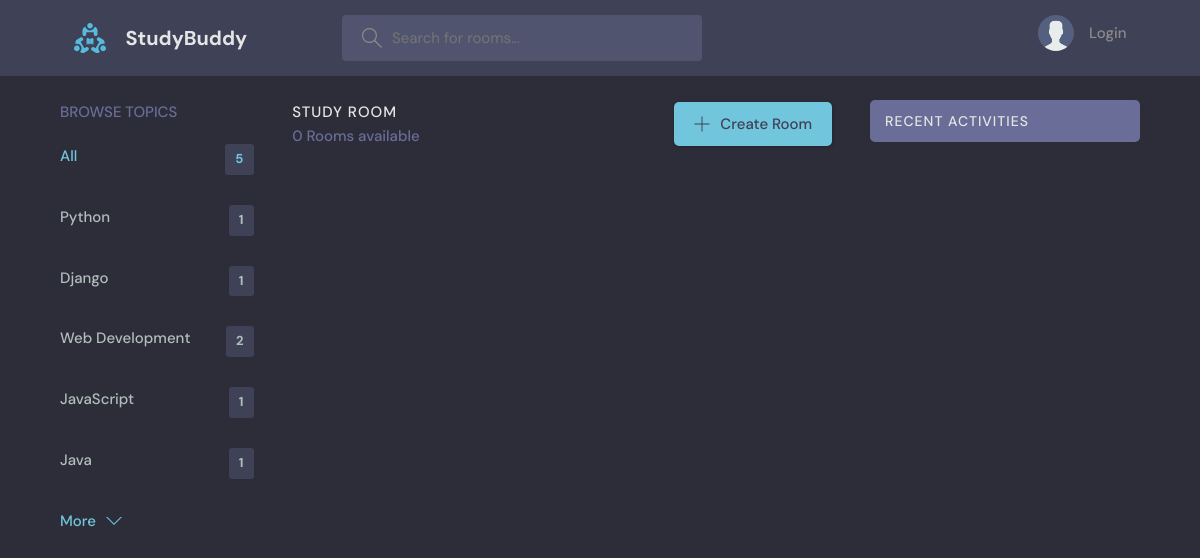
Page /?q=DJANGO-PYTHON on the earlier database version.
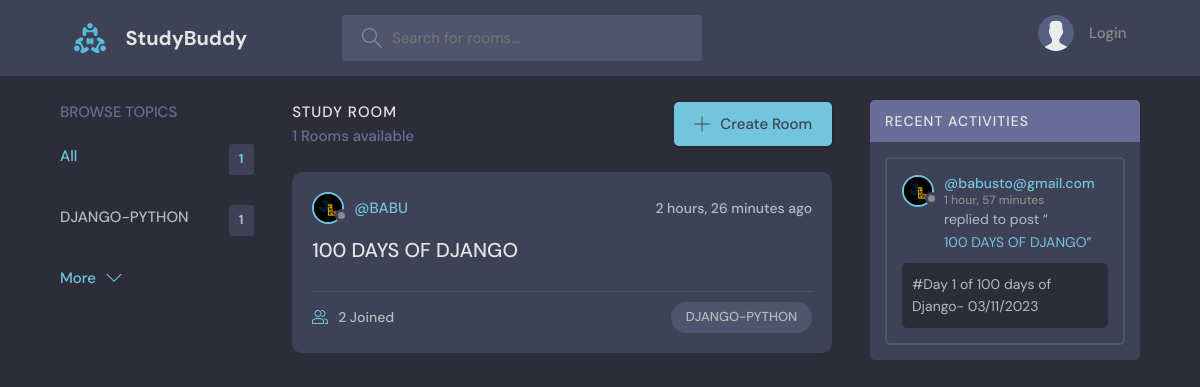
Same page on the later database version.
### base/models.py (models this page shows, shortened)
class Topic(models.Model):
    name=models.CharField(max_length=200)

class Room(models.Model):
    host= models.ForeignKey(User, on_delete=models.SET_NULL, null=True)
    topic=  models.ForeignKey(Topic, on_delete=models.SET_NULL, null=True)
    name= models.CharField(max_length=200)
    description =models.TextField(null=True, blank=True)
    participants = models.ManyToManyField(User, related_name='participantss', blank=True)
    updated = models.DateTimeField(auto_now=True)
    created = models.DateTimeField(auto_now_add=True)
    class Meta:
         ordering = ['-updated', '-created']
    def __str__(self):
        return self.name

class User(AbstractUser):
    name = models.CharField(max_length=200, null=True)
    email = models.EmailField(unique=True, null=True)
    bio = models.TextField(null=True)
    avatar= models.ImageField(null=True, default="avatar.svg")
    USERNAME_FIELD = 'email'
    REQUIRED_FIELDS = []

class Message(models.Model):
        user= models.ForeignKey(User, on_delete=models.CASCADE)
        room = models.ForeignKey(Room, on_delete=models.CASCADE)
        body = models.TextField()
        updated = models.DateTimeField(auto_now=True)
        created = models.DateTimeField(auto_now_add=True)
        class Meta:
            ordering = ['-updated', '-created']

### base/views.py (the view)
# urls.py: path('', views.home, name="home"),
def home(request):
    q=request.GET.get('q') if request.GET.get('q') !=None else ''
    rooms = Room.objects.filter(
        Q(topic__name__icontains=q) |
        Q(name__icontains=q) |
        Q(description__icontains=q)
    )
    topics= Topic.objects.all()[0:5]
    room_count = rooms.count()
    room_messages = Message.objects.filter(Q(room__topic__name__icontains=q))
    context = {'rooms': rooms, 'topics': topics, 'room_count': room_count, 'room_messages': room_messages}
    return render(request, 'base/home.html', context )

### base/templates/base/home.html (shortened to what this page needs)
{% extends 'main.html' %}
{% block content %}
    <main class="layout layout--3">
      <div class="container">
        {% include 'base/topics_component.html' %}
        <div class="roomList">
          <div class="roomList__header">
            <div>
              <h2>Study Room</h2>
              <p>{{room_count}} Rooms available</p>
            </div>
            <a class="btn btn--main" href="{% url 'create-room' %}">
              <svg version="1.1" xmlns="http://www.w3.org/2000/svg" width="32" height="32" viewBox="0 0 32 32">
                <title>add</title>
                <path
                  d="M16.943 0.943h-1.885v14.115h-14.115v1.885h14.115v14.115h1.885v-14.115h14.115v-1.885h-14.115v-14.115z"
                ></path>
              </svg>
              Create Room
            </a>
          </div>
          {% include 'base/feed_component.html' %}
        </div>
        {% include 'base/activity_component.html' %}
      </div>
    </main>
    {% endblock %}

### base/templates/base/topics_component.html
<div class="topics">
    <div class="topics__header">
      <h2>Browse Topics</h2>
    </div>
    <ul class="topics__list">
      <li>
        <a href="{% url 'home' %}" class="active">All <span>{{topics.count}}</span></a>
      </li>
      {% for topic in topics %}
      <li>
        <a href="{% url 'home' %}?q={{topic.name}}">{{topic.name}} <span>{{topic.room_set.all.count}}</span></a>
       {% endfor %}
      </li>
    </ul>
    <a class="btn btn--link" href="{% url 'topics' %}">
      More
      <svg version="1.1" xmlns="http://www.w3.org/2000/svg" width="32" height="32" viewBox="0 0 32 32">
        <title>chevron-down</title>
        <path d="M16 21l-13-13h-3l16 16 16-16h-3l-13 13z"></path>
      </svg>
    </a>
  </div>

### base/templates/base/feed_component.html (shortened to what this page needs)
{% for room in rooms%}
<div class="roomListRoom">
    <div class="roomListRoom__header">
      <a href="{% url 'user-profile' room.host.id %}" class="roomListRoom__author">
        <div class="avatar avatar--small">
          <img src="{{room.host.avatar.url}}" />
        </div>
        <span>@{{room.host.username}}</span>
      </a>
      <div class="roomListRoom__actions">
        <span>{{room.created|timesince}} ago</span>
      </div>
    </div>
    <div class="roomListRoom__content">
      <a href="{% url 'room' room.id %}">{{room.name}}</a>
    </div>
    <div class="roomListRoom__meta">
      <a href="{% url 'room' room.id %}" class="roomListRoom__joined">
        {{room.participants.all.count}} Joined
      </a>
      <p class="roomListRoom__topic">{{room.topic.name}}</p>
    </div>
  </div>
{% endfor%}

### base/templates/base/activity_component.html (shortened to what this page needs)
<div class="activities">
    <div class="activities__header">
      <h2>Recent Activities</h2>
    </div>
    {% for message in room_messages %}
    <div class="activities__box">
      <div class="activities__boxHeader roomListRoom__header">
        <a href="{% url 'user-profile' message.user.id %}" class="roomListRoom__author">
          <div class="avatar avatar--small">
            <img src="{{message.user.avatar.url}}" />
          </div>
          <p>
            @{{message.user}}
            <span>{{message.created|timesince}}</span>
          </p>
        </a>
      </div>
      <div class="activities__boxContent">
        <p>replied to post “<a href="{% url 'room' message.room.id %}">{{message.room}}</a>”</p>
        <div class="activities__boxRoomContent">
            {{message.body}}
        </div>
      </div>
    </div>
    {% endfor %}
  </div>

Differences in the rows shown:
removed Topic: name "Django", room_set.all.count "1"
removed Topic: name "Web Development", room_set.all.count "2"
removed Topic: name "JavaScript", room_set.all.count "1"
removed Topic: name "Java", room_set.all.count "1"
changed Topic id 1: name "Python" → "DJANGO-PYTHON"
now on this page (row edited): Room: host.avatar (picture), host.username "BABU", created "2 hours, 26 minutes", name "100 DAYS OF DJANGO", participants.all.count "2", topic.name "DJANGO-PYTHON"
now on this page (row edited): Message: user.avatar (picture), user "babusto@gmail.com", created "1 hour, 57 minutes", room "100 DAYS OF DJANGO", body "#Day 1 of 100 days of Django- 03/11/2023"
Other differences:
{{ topics.count }}: "5" → "1"
{{ room_count }}: "0" → "1"
